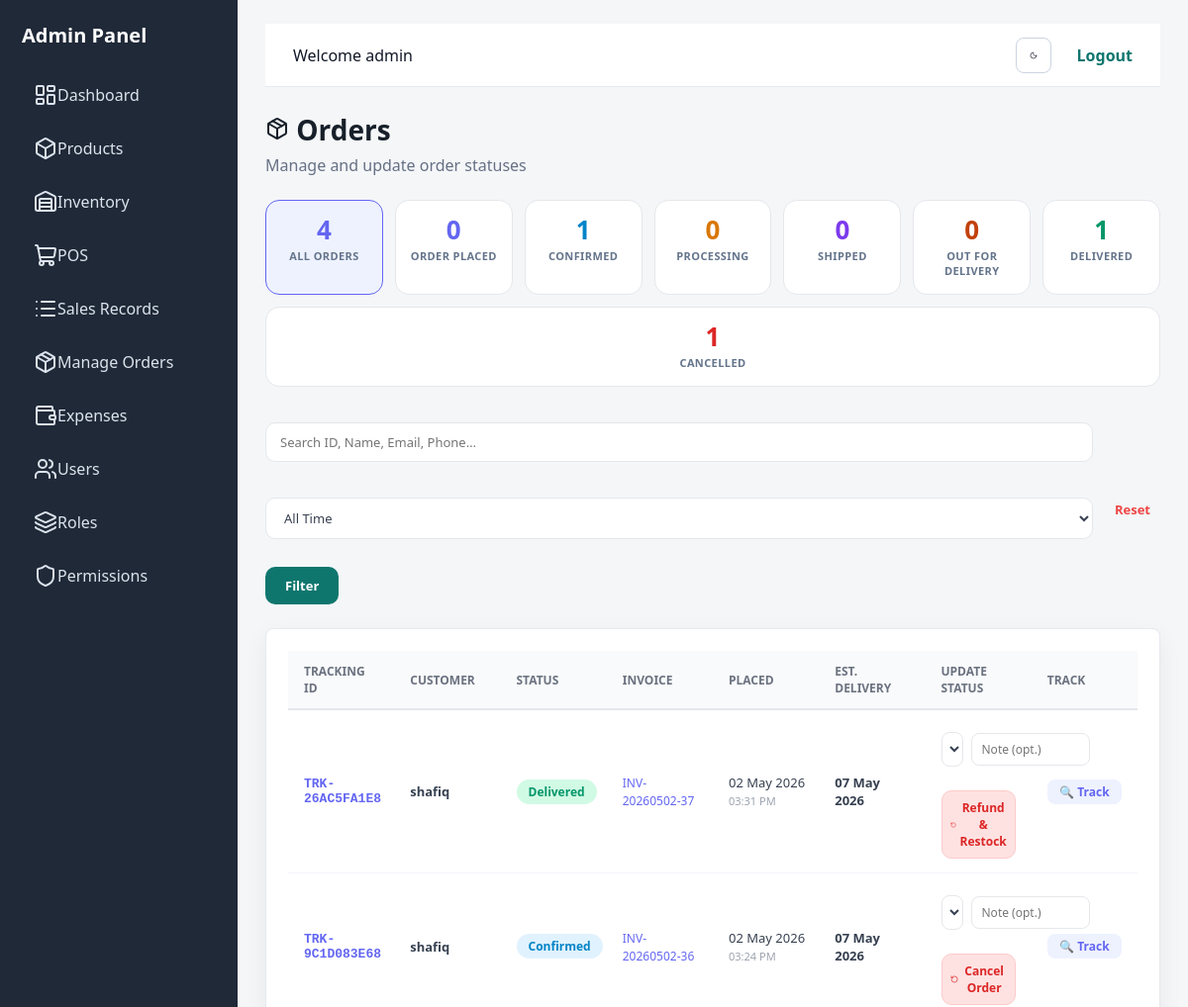
The app's page /orders/ (signed in, upper part), older data.
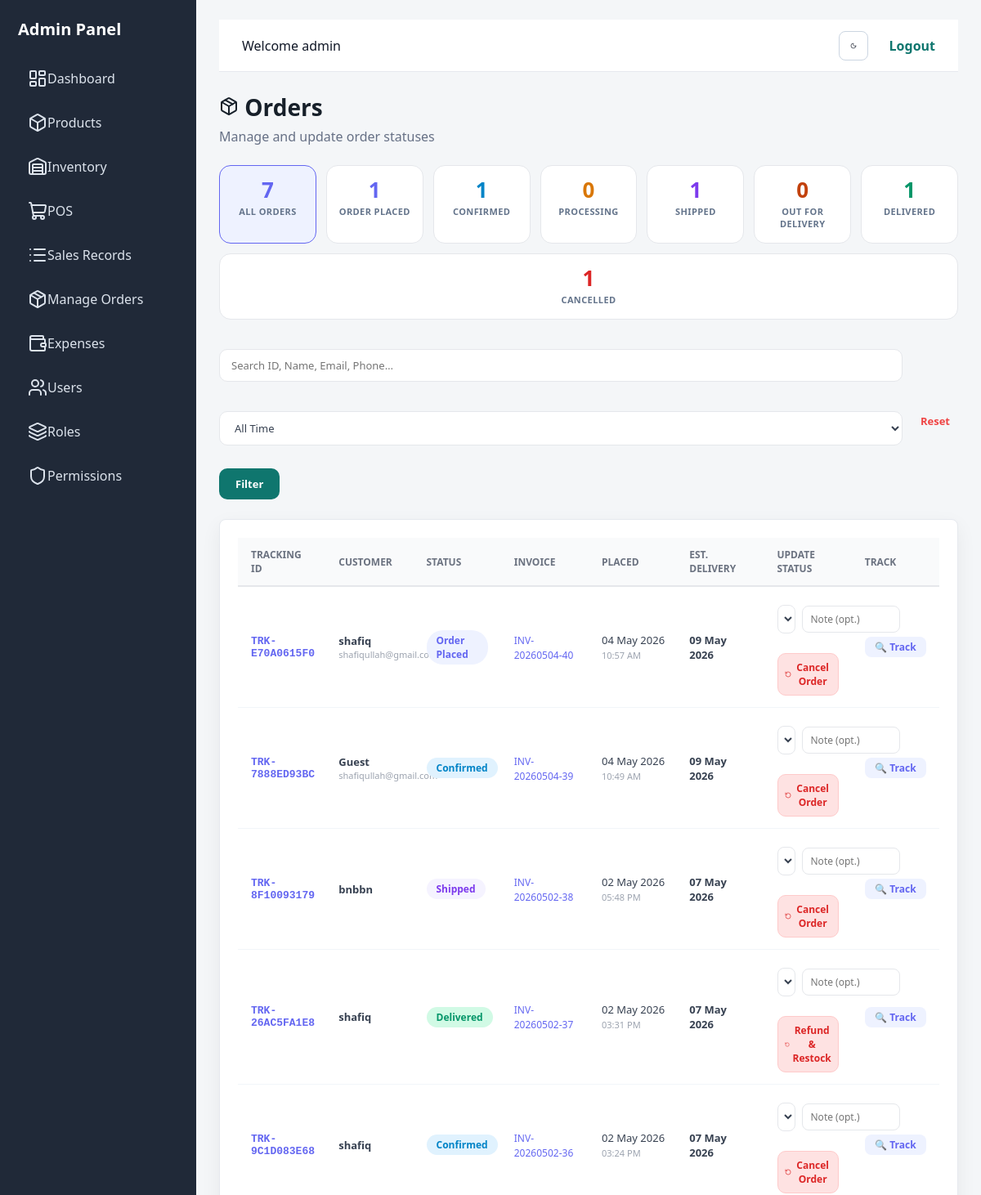
The same page, newer data.
### accounts/models.py (models this page shows, shortened)
class Order(models.Model):
    STATUS_PLACED       = 'placed'
    STATUS_CONFIRMED    = 'confirmed'
    STATUS_PROCESSING   = 'processing'
    STATUS_SHIPPED      = 'shipped'
    STATUS_OUT_FOR_DEL  = 'out_for_delivery'
    STATUS_DELIVERED    = 'delivered'
    STATUS_CANCELLED    = 'cancelled'
    STATUS_CHOICES = [
        (STATUS_PLACED,      'Order Placed'),
        (STATUS_CONFIRMED,   'Confirmed'),
        (STATUS_PROCESSING,  'Processing'),
        (STATUS_SHIPPED,     'Shipped'),
        (STATUS_OUT_FOR_DEL, 'Out for Delivery'),
        (STATUS_DELIVERED,   'Delivered'),
        (STATUS_CANCELLED,   'Cancelled'),
    ]
    STATUS_PIPELINE = [
        STATUS_PLACED,
        STATUS_CONFIRMED,
        STATUS_PROCESSING,
        STATUS_SHIPPED,
        STATUS_OUT_FOR_DEL,
        STATUS_DELIVERED,
    ]
    invoice         = models.OneToOneField(Invoice, on_delete=models.CASCADE, related_name='order', null=True, blank=True)
    tracking_id     = models.CharField(max_length=20, unique=True, blank=True)
    status          = models.CharField(max_length=30, choices=STATUS_CHOICES, default=STATUS_PLACED)
    customer_name   = models.CharField(max_length=200, blank=True)
    customer_email  = models.EmailField(blank=True)
    customer_phone  = models.CharField(max_length=30, blank=True)
    shipping_address= models.TextField(blank=True)
    courier_name    = models.CharField(max_length=100, blank=True)
    courier_tracking= models.CharField(max_length=100, blank=True)  # External tracking number
    notes           = models.TextField(blank=True)
    placed_at       = models.DateTimeField(auto_now_add=True)
    confirmed_at    = models.DateTimeField(null=True, blank=True)
    processing_at   = models.DateTimeField(null=True, blank=True)
    shipped_at      = models.DateTimeField(null=True, blank=True)
    out_for_delivery_at = models.DateTimeField(null=True, blank=True)
    delivered_at    = models.DateTimeField(null=True, blank=True)
    cancelled_at    = models.DateTimeField(null=True, blank=True)
    updated_at      = models.DateTimeField(auto_now=True)
    estimated_delivery = models.DateField(null=True, blank=True)
    class Meta:
        ordering = ['-placed_at']

class Invoice(models.Model):
    invoice_number = models.CharField(max_length=50, unique=True, blank=True, null=True)
    created_at = models.DateTimeField(auto_now_add=True)
    created_by = models.ForeignKey(User, on_delete=models.SET_NULL, null=True)
    total_amount = models.DecimalField(max_digits=12, decimal_places=2, default=0)
    total_discount = models.DecimalField(max_digits=12, decimal_places=2, default=0)
    total_profit = models.DecimalField(max_digits=12, decimal_places=2, default=0)
    payment_method = models.CharField(max_length=50, default='Cash')

### accounts/views.py (the view, shortened to what this page needs)
# urls.py: path('orders/', views.orders_dashboard, name='orders_dashboard'),
@login_required
def orders_dashboard(request):
    from django.db.models import Count, Q
    status_filter = request.GET.get('status', '')
    q = request.GET.get('q', '').strip()
    date_filter = request.GET.get('date', '')
    all_orders = Order.objects.select_related('invoice').order_by('-placed_at')
    status_counts_qs = all_orders.values('status').annotate(count=Count('id'))
    status_counts = {item['status']: item['count'] for item in status_counts_qs}
    status_stats = [
        {
            'code': code,
            'label': label,
            'count': status_counts.get(code, 0),
        }
        for code, label in Order.STATUS_CHOICES
    ]
    total_orders = all_orders.count()
    orders = all_orders
    if status_filter:
        orders = orders.filter(status=status_filter)
    if date_filter == 'today':
        orders = orders.filter(placed_at__date=timezone.localdate())
    elif date_filter == 'week':
        today = timezone.localdate()
        start = today - timedelta(days=today.weekday())
        orders = orders.filter(placed_at__date__gte=start)
    elif date_filter == 'month':
        today = timezone.localdate()
        orders = orders.filter(placed_at__year=today.year, placed_at__month=today.month)
    context = {
        'orders': orders,
        'status_filter': status_filter,
        'date_filter': date_filter,
        'search_query': q,
        'status_choices': Order.STATUS_CHOICES,
        'status_stats': status_stats,
        'total_orders': total_orders,
    }
    return render(request, 'orders_dashboard.html', base_context(request, context))

### accounts/views.py (called while the page is built)
def is_admin(user):
    return user.is_authenticated and (user.is_superuser or has_role(user, ROLE_ADMIN))

def base_context(request, extra=None):
    context = {
        'can_manage_users': is_admin(request.user),
    }
    if extra:
        context.update(extra)
    return context

### accounts/templates/orders_dashboard.html (shortened to what the changed rows need)
{% extends 'base.html' %}
{% load humanize %}
{% block content %}
<section class="page-header">
    <div>
        <h1><i data-lucide="package"></i> Orders</h1>
    </div>
</section>
<div class="stats-strip">
    <a href="{% url 'orders_dashboard' %}"
       class="stat-card total {% if not status_filter %}active{% endif %}">
        <div class="stat-num">{{ total_orders }}</div>
        <div class="stat-label">All Orders</div>
    </a>
    {% for stat in status_stats %}
    <a href="?status={{ stat.code }}&q={{ search_query }}&date={{ date_filter }}"
       class="stat-card s-{{ stat.code }} {% if status_filter == stat.code %}active{% endif %}">
        <div class="stat-num">{{ stat.count }}</div>
        <div class="stat-label">{{ stat.label }}</div>
    </a>
    {% endfor %}
</div>
<div class="panel" style="overflow-x:auto;">
    <table class="data-table orders-table" id="ordersTable">
        <thead>
            <tr>
                <th>Tracking ID</th>
                <th>Customer</th>
                <th>Status</th>
                <th>Invoice</th>
                <th>Placed</th>
                <th>Est. Delivery</th>
                <th>Update Status</th>
                <th>Track</th>
            </tr>
        </thead>
        <tbody>
        {% for order in orders %}
        <tr class="{% if order.status == 'cancelled' %}cancelled-row{% endif %}" data-tid="{{ order.tracking_id }}">
            <td style="font-weight:700;color:#6366f1;font-family:monospace;">{{ order.tracking_id }}</td>
            <td>
                <div style="font-weight:600;">{{ order.customer_name|default:"—" }}</div>
                <div style="font-size:11px;color:#9ca3af;">{{ order.customer_email|default:"" }}</div>
            </td>
            <td>
                <span class="ob-badge ob-{{ order.status }}">
                    {{ order.get_status_display }}
                </span>
            </td>
            <td>
                {% if order.invoice %}
                <a href="/invoice/{{ order.invoice.id }}/" target="_blank"
                   style="font-size:12px;color:#6366f1;text-decoration:none;">
                    {{ order.invoice.invoice_number }}
                </a>
                {% else %}—{% endif %}
            </td>
            <td style="white-space:nowrap;">{{ order.placed_at|date:"d M Y" }}<br>
                <span style="font-size:11px;color:#9ca3af;">{{ order.placed_at|date:"h:i A" }}</span></td>
            <td style="font-size:13px;font-weight:600;">
                {{ order.estimated_delivery|date:"d M Y"|default:"—" }}
            </td>
            <td>
                {% if order.status != 'cancelled' %}
                <div style="display:flex;flex-direction:column;gap:8px;">
                    <form method="POST" action="{% url 'update_order_status' order.id %}" class="update-form" onsubmit="return false;">
                        <select name="status" onchange="autoUpdateStatus(this, {{ order.id }})">
                            {% for code, label in status_choices %}
                            <option value="{{ code }}" {% if order.status == code %}selected{% endif %}>
                                {{ label }}
                            </option>
                            {% endfor %}
                        </select>
                        <input type="text" name="note" placeholder="Note (opt.)" id="note{{ order.id }}">
                    </form>
                    <form method="POST" action="{% url 'cancel_order' order.id %}" id="cancelForm{{ order.id }}">
                        <button type="button"
                                onclick="openModal('Refund Order?', 'Are you sure you want to refund this order ({{ order.tracking_id }})? This will restock all items immediately.', 'Confirm Refund', 'danger', () => document.getElementById('cancelForm{{ order.id }}').submit())"
                                style="width:100%;padding:8px;background:#fee2e2;color:#dc2626;border:1px solid #fecaca;border-radius:10px;font-size:12px;font-weight:700;cursor:pointer;transition:0.2s;"
                                onmouseover="this.style.background='#fecaca'" onmouseout="this.style.background='#fee2e2'">
                            <i data-lucide="rotate-ccw" style="width:14px;height:14px;vertical-align:middle;margin-right:4px;"></i> {% if order.status == 'delivered' %}Refund & Restock{% else %}Cancel Order{% endif %}
                        </button>
                    </form>
                </div>
                {% else %}
                <span style="font-size:12px;color:#9ca3af;font-style:italic;">
                    Cancelled
                </span>
                {% endif %}
            </td>
            <td>
                <div style="display:flex;flex-direction:column;gap:8px;">
                    <a href="{% url 'track_order' order.tracking_id %}" target="_blank" class="track-link" style="text-align:center;">
                        🔍 Track
                    </a>
                </div>
            </td>
        </tr>
        {% endfor %}
        </tbody>
    </table>
</div>
{% endblock %}

Row changes from the older to the newer data that the page shows:
added Order: tracking_id "TRK-E70A0615F0", customer_name "shafiq", customer_email "shafiqullah@gmail.com", status "Order Placed", invoice.invoice_number "INV-20260504-40", placed_at "04 May 2026", placed_at "10:57 AM", estimated_delivery "09 May 2026", shows "Cancel Order"
added Order: tracking_id "TRK-7888ED93BC", customer_name "Guest", customer_email "shafiqullah@gmail.com", status "Confirmed", invoice.invoice_number "INV-20260504-39", placed_at "04 May 2026", placed_at "10:49 AM", estimated_delivery "09 May 2026", shows "Cancel Order"
added Order: tracking_id "TRK-8F10093179", customer_name "bnbbn", status "Shipped", invoice.invoice_number "INV-20260502-38", placed_at "02 May 2026", placed_at "05:48 PM", estimated_delivery "07 May 2026", shows "Cancel Order"
Text that changed along with them:
{{ total_orders }}: "4" → "7"
new list line: "1 ORDER PLACED"
new list line: "1 SHIPPED"
list line gone: "0 ORDER PLACED"
list line gone: "0 SHIPPED"
